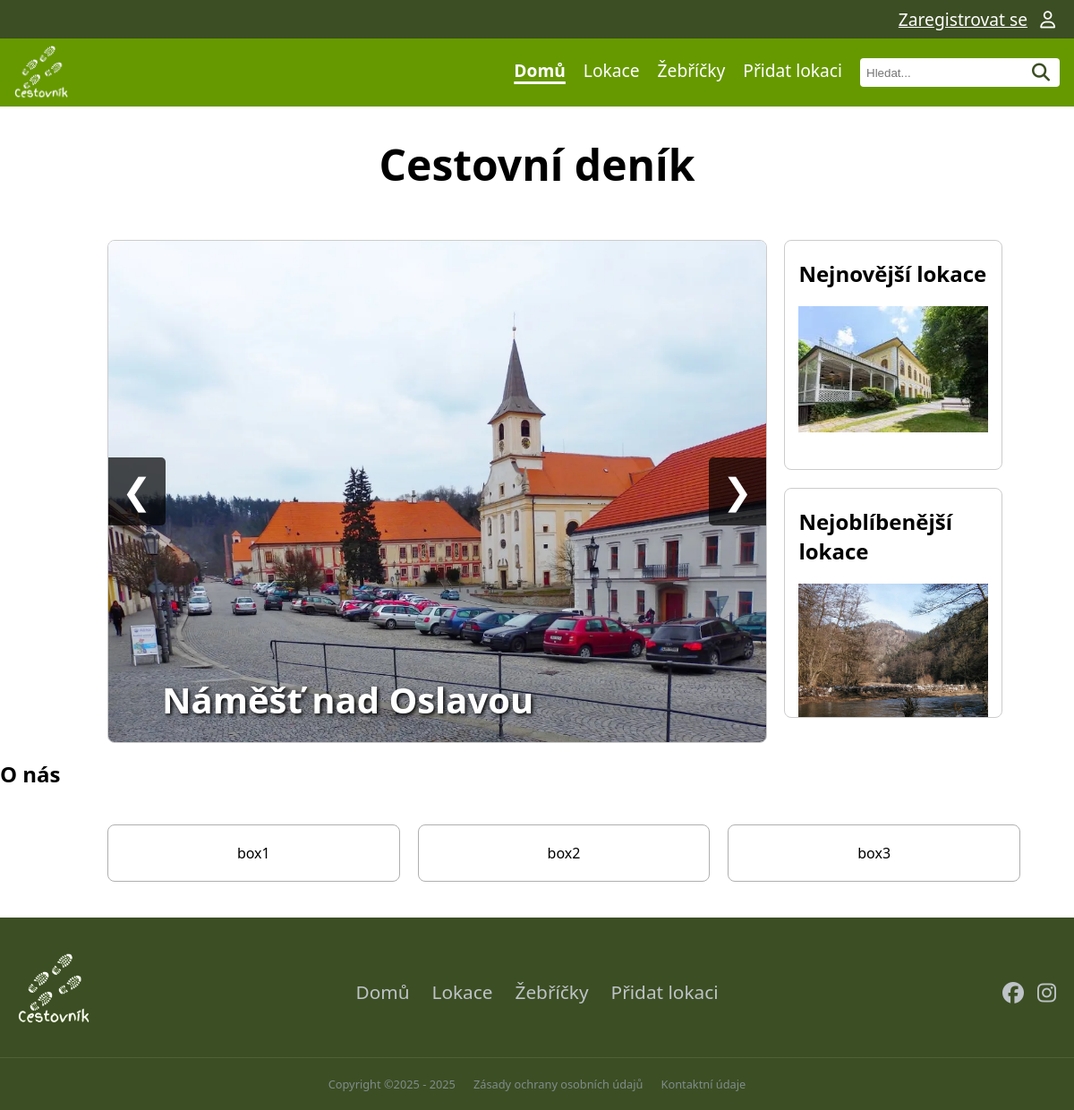
The page / on the database its author committed.
### tables this page shows
CREATE TABLE "photo"
(
    id          INTEGER
        primary key autoincrement,
    name        VARCHAR not null,
    alt_text    VARCHAR,
    url         VARCHAR not null,
    id_location INTEGER not null
        references location
            on delete cascade
);

CREATE TABLE "location"
(
    id                  INTEGER
        primary key autoincrement,
    name                VARCHAR                   not null,
    description         VARCHAR,
    date_location_added TEXT default current_date not null,
    id_user             INTEGER                   not null
        constraint location_user_id_fk
            references user
            on delete cascade,
    id_status           INTEGER                   not null
        constraint location_location_status_id_fk
            references location_status
);

### pages/home.py (the view)
@router.get("/", response_class=HTMLResponse)
async def landing_page(request: Request,svc: LocationService = Depends(locations_service)):
    random_locations = svc.get_five_random_locations()
    favorite_location = svc.get_most_favorite_location()
    newest_location = svc.get_newest_location()
    tpl = request.app.state.templates
    return tpl.TemplateResponse(
        "home.html",
        {
            "request": request,
            "title": "Cestovní deník",
            "random_locations": random_locations,
            "favorite_location": favorite_location,
            "newest_location": newest_location
        }
    )

### templates/home.html (shortened to what this page needs)
{% extends "base.html" %}
{% block head %}
    <link rel="stylesheet" href="{{ url_for('static', path='css/slider.css') }}">
    <link rel="stylesheet" href="{{ url_for('static', path='css/home-page-layout.css') }}">
{% endblock %}
{% block content %}
    <h1>Cestovní deník</h1>
    <div class="home-grid">
        <div class="location-slider">
            <div class="simple-slider">
                {% for loc in random_locations %}
                    <div class="slide {% if loop.first %}active{% endif %}">
                        {% if loc['photo'] %}
                            <img src="/{{ loc['photo']['url'] }}" alt="{{ loc['name'] }}">
                        {% else %}
                            <img src="{{ url_for('static', path='img/web/noImage.webp') }}" alt="Bez fotky">
                        {% endif %}
                        <div class="slide-caption">
                           <a href="{{ url_for('location_detail', location_id=loc['id']) }}">
                               <h2>{{ loc['name'] }}</h2>
                           </a>
                        </div>
                    </div> {% endfor %}
                <button type="button" class="slider-btn prev" onclick="changeSlide(-1)">❮</button>
                <button type="button" class="slider-btn next" onclick="changeSlide(1)">❯</button>
            </div>
        </div>
        <div class="locations-container">
            <div class="location-box">
                <h2>Nejnovější lokace</h2>
                {% if newest_location %}
                    {% if newest_location['photo'] %}
                        <a href="{{ url_for('location_detail',  location_id=newest_location['id']) }}">
                            <img alt="{{ newest_location['photo']['alt_text'] }}"
                                 src="/{{ newest_location['photo']['url'] }}">
                        </a>
                    {% else %}
                        <a href="{{ url_for('location_detail',  location_id=newest_location['id']) }}">
                            <img alt="No photo" src="{{ url_for('static', path='img/web/noImage.webp') }}"
                                 class="noImage">
                        </a>
                    {% endif %}
                {% endif %}
            </div>
            <div class="location-box">
                <h2>Nejoblíbenější lokace</h2>
                {% if favorite_location %}
                    {% if favorite_location['photo'] %}
                        <a href="{{ url_for('location_detail',  location_id=favorite_location['id']) }}">
                            <img alt="{{ favorite_location['photo']['alt_text'] }}"
                                 src="/{{ favorite_location['photo']['url'] }}">
                        </a>
                    {% else %}
                        <a href="{{ url_for('location_detail',  location_id=favorite_location['id']) }}">
                            <img alt="No photo" src="{{ url_for('static', path='img/web/noImage.webp') }}">
                        </a>
                    {% endif %}
                {% endif %}
            </div>
        </div>
    </div>
    <h2>O nás</h2>
    <div class="about-us-grid">
        <div class="about-us-box">box1</div>
        <div class="about-us-box">box2</div>
        <div class="about-us-box">box3</div>
    </div>
{% endblock %}

### static/css/style.css (style rules this page uses)
:root { font-family: system-ui, -apple-system, Segoe UI, Roboto, sans-serif; --background-color: white; --text-color: black; --light-green-color: #669900; --dark-green-color: #3c4e23; --white-text-color: white; --neutral-gray-color: #afafaf; --shadow-gray-color: #c8c8c8; --star-gold-color: #ffc107; --google-red-color:#DB4437; font-size: 16px; }
html, body { margin:0; padding: 0; background: var(--background-color); }
body { display: flex; flex-direction: column; min-height: 100vh; }
h1 { font-size: 3em; text-align: center; }

### static/css/slider.css (style rules this page uses)
.simple-slider { position: relative; width: 100%; height: 100%; }
.slide { position: relative; width: 100%; height: 100%; display: none !important; }
.slide.active { display: block !important; animation: fade 0.5s; }
.slide img { width: 100%; height: 100%; object-fit: cover; display: block; }
.slide-caption { position: absolute; bottom: 0; left: 0; width: 100%; padding: 40px 60px 20px 60px; box-sizing: border-box; z-index: 20; }
.slide-caption h2 { margin: 0; color: white; font-size: 2.5rem; font-weight: bold; text-shadow: 2px 2px 4px rgba(0, 0, 0, 1); }
.slide-caption a { text-decoration: none; }
.slider-btn { position: absolute; top: 50%; transform: translateY(-50%); z-index: 999; cursor: pointer; background: rgba(0, 0, 0, 0.7); color: white; border: none; padding: 15px; font-size: 2.5rem; }
.prev { left: 0; border-radius: 0 5px 5px 0; }
.next { right: 0; border-radius: 5px 0 0 5px; }

### static/css/home-page-layout.css (style rules this page uses)
.home-grid { display: grid; grid-template-columns: 4fr 1fr; gap: 20px; margin-top: 20px; max-height: 70vh; object-fit: cover; width: 90%; }
.location-slider { height: 70vh; margin-left: 15vh; width: 90%; border: 1px solid #ccc; background-color: #fff; padding: 0; overflow: hidden; position: relative; border-radius: 8px; }
.locations-container { margin-left: 5vh; max-height: 70vh; width: 100%; display: flex; flex-direction: column; gap: 20px; height: 100%; }
.location-box { flex: 1; border: 1px solid #ccc; padding: 0 15px 15px 15px ; background-color: #fff; border-radius: 8px; overflow: hidden; max-height: 30vh; }
.location-box h2 { font-weight: bold; font-size: 1.5rem; }
.location-box img { object-fit: cover; display: block; width: 100%; height: auto; max-height: 200px; }
.about-us-grid { margin-left: 15vh; width: 85%; display: grid; grid-template-columns: 1fr 1fr 1fr; gap: 20px; margin-top: 20px; margin-bottom: 40px; }
.about-us-box { display: flex; flex-direction: column; align-items: center; text-align: center; padding: 20px; border: 1px solid var(--neutral-gray-color); border-radius: 8px; background-color: #fff; }

### rows shown on the page
photo: photo (picture), name "Náměšť nad Oslavou"
photo: photo (picture)
photo: photo (picture)
